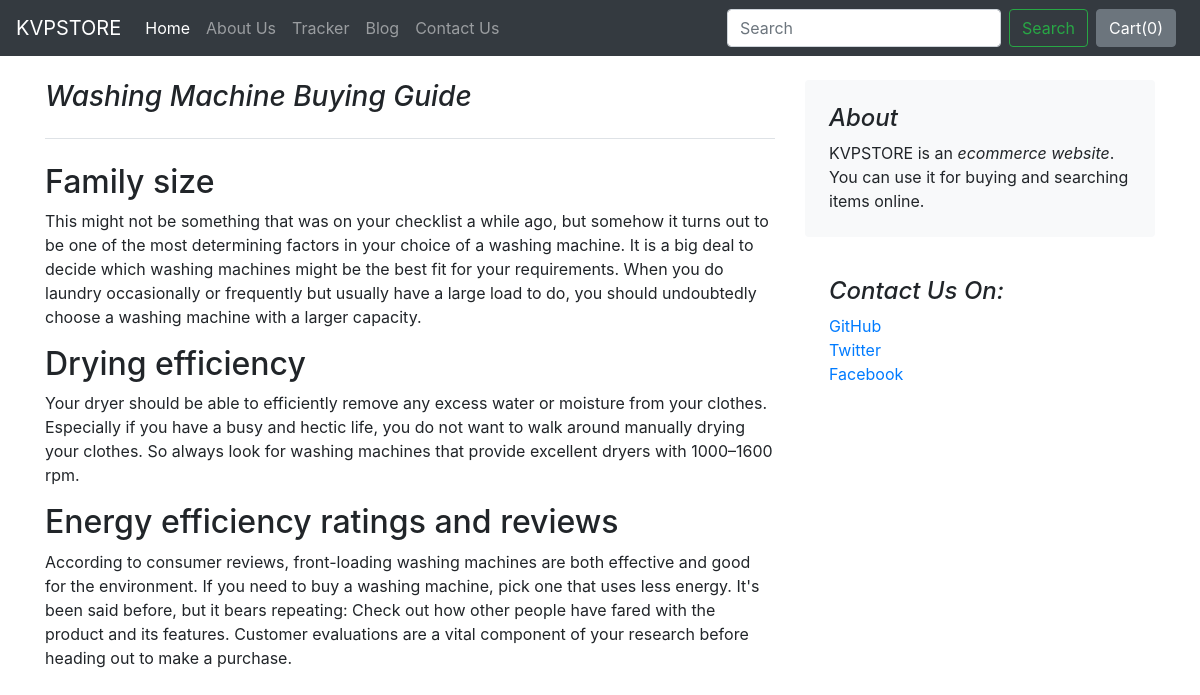
The page /blog/blogpost/1 on the database its author committed.
### blog/models.py (models this page shows)
class Blogpost(models.Model):
    post_id = models.AutoField(primary_key=True)
    title = models.CharField(max_length=50)
    head0 = models.CharField(max_length=500,default='')
    chead0 = models.CharField(max_length=5000,default='')
    head1 = models.CharField(max_length=500,default='')
    chead1 = models.CharField(max_length=5000,default='')
    head2 = models.CharField(max_length=500,default='')
    chead2 = models.CharField(max_length=5000,default='')
    pub_date =models.DateField()
    thumbnail = models.ImageField(upload_to="shop/images",default='')
    def __str__(self):
        return self.title

### blog/views.py (the view)
# urls.py: path('blogpost/<int:id>', views.blogpost,name="blogPost"),
def blogpost(request,id):
    post=Blogpost.objects.filter(post_id=id)[0]
    print(post)
    return render(request,'blog/blogpost.html',{'post':post})

### blog/templates/blog/blogpost.html
{%extends 'blog/basic.html'%}
{%block body%}
<div class="container">
    <div class="row mt-4">
        <div class="col-md-8 blog-main">
            <h3 class="pb-4 mb-4 font-italic border-bottom">
                {{post.title}}
            </h3>
            <div class="blog-post">
                <h2 class="blog-post-title">{{post.head0}}</h2>
                <p>{{post.chead0}}</p>
                <h2>{{post.head1}}</h2>
                <p>{{post.chead1}}</p>
                <h2>{{post.head2}}</h2>
                <p>{{post.chead2}}</p>
            </div>
        </div>
        <aside class="col-md-4 blog-sidebar">
            <div class="p-4 mb-3 bg-light rounded">
                <h4 class="font-italic">About</h4>
                <p class="mb-0">KVPSTORE is an <em>ecommerce website</em>. You can use it for buying and searching items online. </p>
            </div>
            <div class="p-4">
                <h4 class="font-italic">Contact Us On: </h4>
                <ol class="list-unstyled">
                    <li><a href="#">GitHub</a></li>
                    <li><a href="#">Twitter</a></li>
                    <li><a href="#">Facebook</a></li>
                </ol>
            </div>
        </aside>
    </div>
</div>
{%endblock%}

### rows shown on the page
Blogpost: title "Washing Machine Buying Guide", head0 "Family size", chead0 "This might not be something that was on your checklist a while ago, but somehow it turns out to be one of the most determining factors in your choice of a washing machine. It is a big deal to decide which washing machines might be the best fit for your requirements. When you do laundry occasionally or frequently but usually have a large load to do, you should undoubtedly choose a washing machine with a larger capacity.", head1 "Drying efficiency", chead1 "Your dryer should be able to efficiently remove any excess water or moisture from your clothes. Especially if you have a busy and hectic life, you do not want to walk around manually drying your clothes. So always look for washing machines that provide excellent dryers with 1000–1600 rpm.", head2 "Energy efficiency ratings and reviews", chead2 "According to consumer reviews, front-loading washing machines are both effective and good for the environment. If you need to buy a washing machine, pick one that uses less energy. It's been said before, but it bears repeating: Check out how other people have fared with the product and its features. Customer evaluations are a vital component of your research before heading out to make a purchase."
